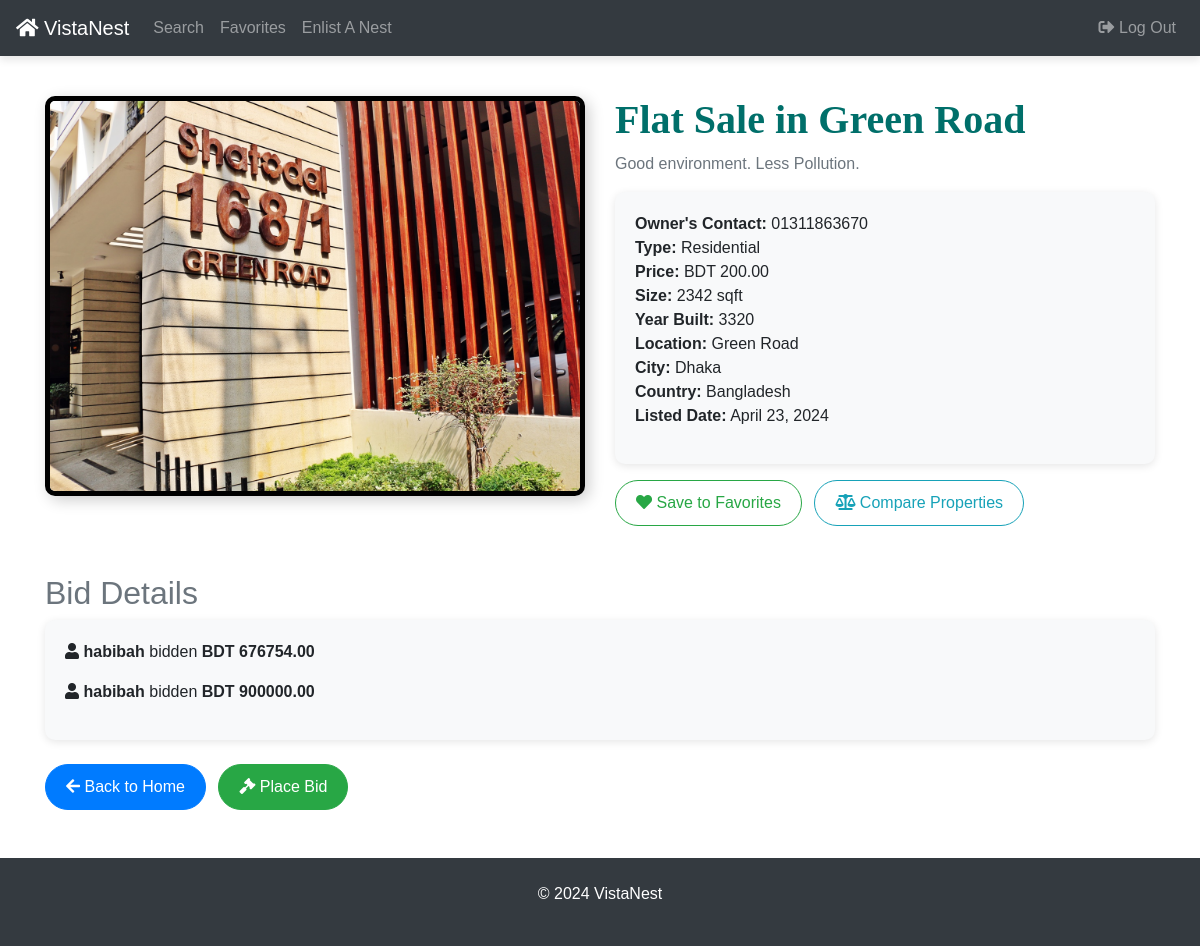
/details/14, run on an earlier commit of the app's database.
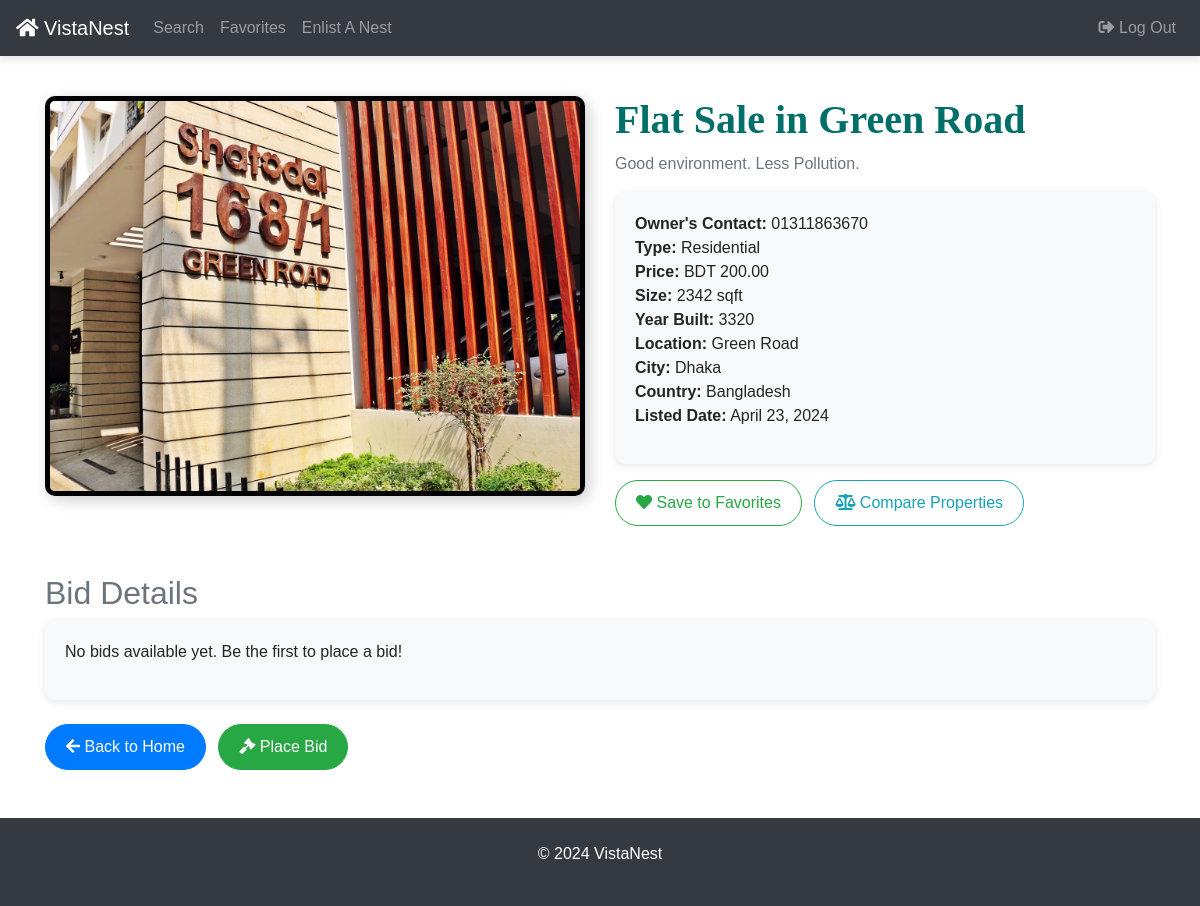
And on a later commit of the database.
### platforms/models.py (models this page shows, shortened)
class Bid(models.Model):
    user = models.ForeignKey(User, on_delete=models.CASCADE)
    property = models.ForeignKey(Platform, on_delete=models.CASCADE, related_name='bids')
    amount = models.DecimalField(max_digits=10, decimal_places=2)
    bid_status = models.CharField(max_length=20, choices=[
        ('Pending', 'Pending'),
        ('Accepted', 'Accepted'),
        ('Rejected', 'Rejected')
    ], default='Pending')
    date_placed = models.DateTimeField(auto_now_add=True)

### mysite/views.py (the view)
# urls.py: path('details/<int:property_id>', views.details, name='details'),
def details(request, property_id):
    platform = get_object_or_404(Platform, pk=property_id)
    bids = platform.bids.all().select_related('user')
    return render(request, 'details.html', {
        "platform": platform, 'bids': bids,
    })

### templates/details.html (shortened to what the changed rows need)
<!DOCTYPE html>
<html lang="en">
<head>
    <link rel="stylesheet" href="https://cdn.jsdelivr.net/npm/bootstrap@4.3.1/dist/css/bootstrap.min.css">
    <link rel="stylesheet" href="https://cdnjs.cloudflare.com/ajax/libs/font-awesome/5.15.4/css/all.min.css">
</head>
<body>
    <div class="container mt-5 pt-5">
        <div class="row">
            <div class="col-md-6">
            <h1 class="text-blue-teal custom-font"><b>{{ platform.title }}</b></h1>
            </div>
        </div>
        <div class="mt-5">
            <h2 class="text-secondary">Bid Details</h2>
            <div class="info-section">
                {% if bids %}
                    {% for bid in bids %}
                        <p><i class="fas fa-user"></i> <strong>{{ bid.user.username }}</strong> bidden <strong>BDT {{ bid.amount }}</strong></p>
                    {% endfor %}
                {% else %}
                    <p>No bids available yet. Be the first to place a bid!</p>
                {% endif %}
            </div>
        </div>
    </div>
</body>
</html>

What changed in the data, as far as the page shows it:
removed Bid: user.username "habibah", amount "676754.00"
removed Bid: user.username "habibah", amount "900000.00"
Also different on the page:
text now shown: "No bids available yet. Be the first to place a bid!"
